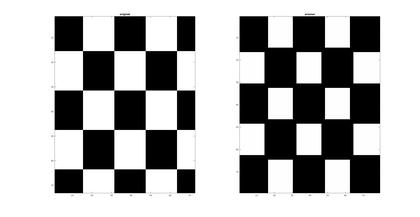
%> input picture TP_Trait_Image_Partie_Migniot/eros1.png, 420 x 217 px, shrunk from 2560 x 1321 before the run
$ octave --eval "binarisation_auto(imread('../TP_Trait_Image_Partie_Migniot/eros1.png'));"   (GNU Octave 9; MATLAB toolbox functions it lacks are replaced by stand-ins)
%> lines starting %> are read from the running program, lines starting %| are printed output that depends on the picture; in (x1, y1, x2, y2) boxes, pixels count from 0 and x2, y2 are one past the last pixel; in counts of white or black regions, pixels touching at a corner belong together; the program's own positions count from 1
### TP1/histogramme.m
function histogramme(I)
    [m, n, can] = size(I); % m=nb lignes, n=nb colonnes, can=nb canaux
%> m = 217; n = 420; can = 3
    m
%> m = 217
    n
%> n = 420
    if(can > 1)
        I = rgb2gray(I); % si l’image est en couleur, la transformer en NG
    end
    his = zeros (255, 1); % image résultante (de même taille que I) :
    for i = 1:m
        for j =1:n
            ng = I(i, j);
            his(ng+1) = his(ng+1)+1;
        end
    end
%> after the loop, his = 255 values, max 57157 at index 255, min 0 at index 37, mean 357.4

    figure
    x = 1:255;
    bar(his)
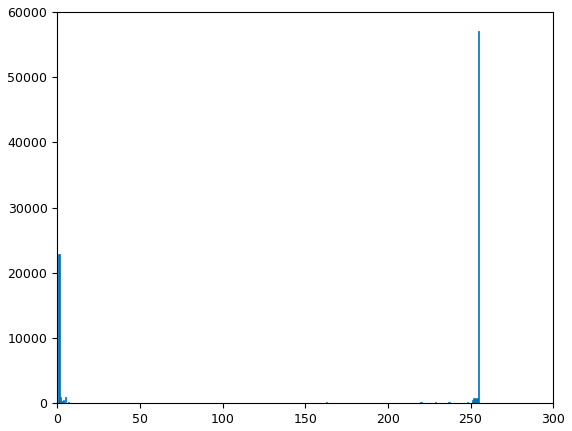
%> figure redrawn from the program's plot data; tallest bar 57157 high, from x = 254.6 to 255.4
    figure
    histogram(I)

end

### TP1/binarisation_man.m
function binarisation_auto(I)
     histogramme(I)
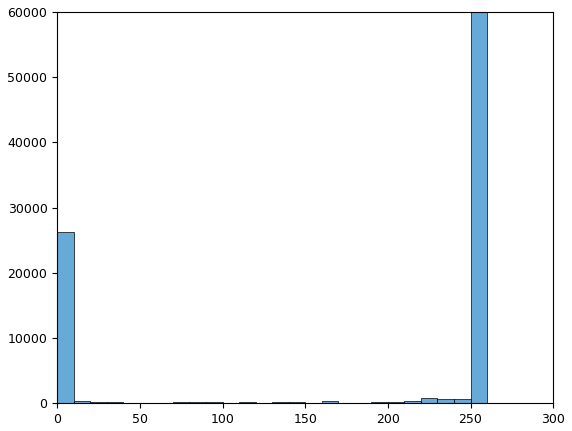
%> figure redrawn from the program's plot data; tallest bar 59939 high, from x = 250 to 260
     seuil = input("Seuil = ");
%> the answer given: 3
    [m, n, can] = size(I); % m=nb lignes, n=nb colonnes, can=nb canaux
%> m = 217; n = 420; can = 3
    if(can > 1)
        I = rgb2gray(I); % si l’image est en couleur, la transformer en NG
    end
    bin_img = I > seuil;
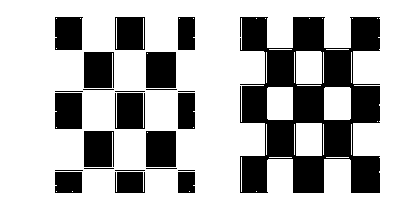
%> bin_img: size 217x420 logical; 72.8% white; 24 black regions (2 under 20 px), largest, box (x1, y1, x2, y2) and area: (240, 17, 380, 193) 13775, (146, 52, 176, 88) 1079, (146, 131, 176, 167) 1079
%> `binarisation_auto(imread('../TP_Trait_Image_Partie_Migniot/eros1.png'));`:
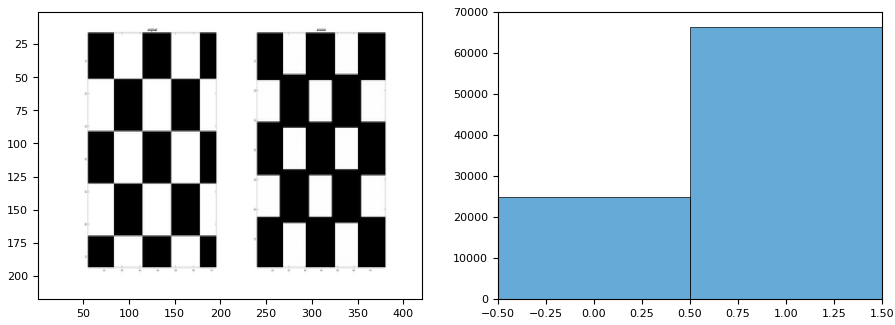
%> figure redrawn from the program's plot data, 2 panels

    figure
    subplot(1, 2, 1) %sélectionne le premier cadran de la fenêtre
    colormap(gray(256))
    imagesc(I); %affichage de l'image originale
    subplot(1, 2, 2) %sélectionne le deuxième cadran de la fenêtre
    colormap(gray(256))
    imagesc(bin_img); %affichage du résultat

    histogram(bin_img)
end
